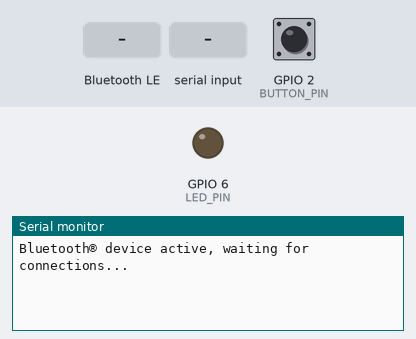
The sketch below on a simulated ESP32-S3. On the bench: output pins drawn as LEDs (lit = HIGH), the last lines printed to the serial monitor. The test bench sets the inputs (shaded band); at power-on: GPIO 2 (BUTTON_PIN) HIGH. Nothing arrives over Bluetooth unless stated; a phone connects over Bluetooth LE 3 s after start.

Above: at 1.2 s.
1.3 s: GPIO 2 (BUTTON_PIN) pulled LOW for 0.15 s
At 1.8 s:
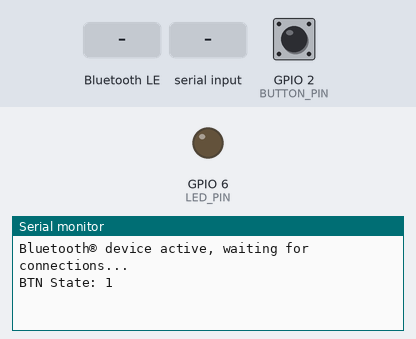
2.9 s: Bluetooth LE write "1" received
At 3.4 s:
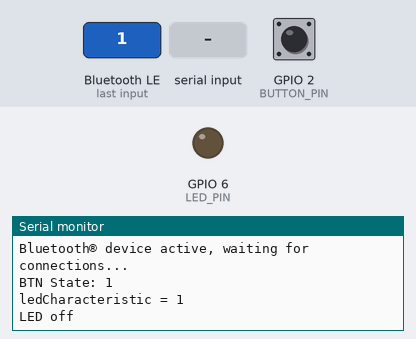
4.5 s: "1" received over Serial
At 5.9 s:
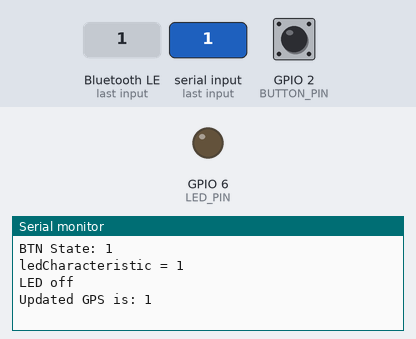
7.0 s: Bluetooth LE write "r" received
At 7.5 s:
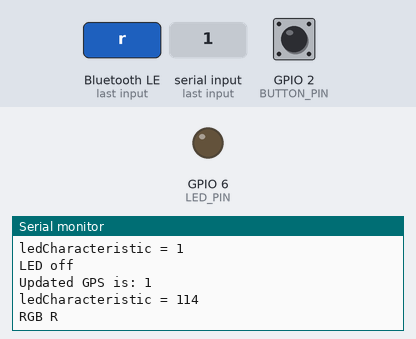
8.5 s: "r" received over Serial
At 10.4 s:
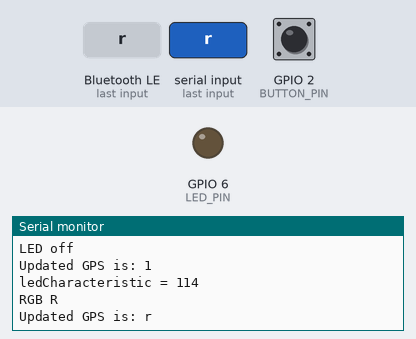
11.0 s: Bluetooth LE write "g" received
At 12.0 s:
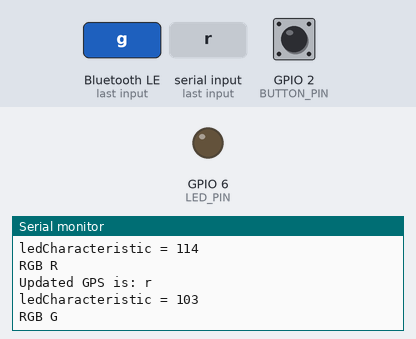

Measured:
- after the input at 1.3 s, the serial monitor: prints a new line after 0.11 s (image 1)
- after the input at 2.9 s, the serial monitor: prints a new line after 0.12 s (image 2)
- after the input at 4.5 s, the serial monitor: prints a new line after 1.0 s (image 3)
- after the input at 7.0 s, the serial monitor: prints a new line after 0.05 s (image 4)
- after the input at 8.5 s, the serial monitor: prints a new line after 1.0 s (image 5)
- after the input at 11.0 s, the serial monitor: prints a new line at once (image 6)

The sketch:

Esp32S3_Zero_BLE_BtnRGB.ino
```cpp
#include <ArduinoBLE.h>
#include <Adafruit_NeoPixel.h>

#define RGB_PIN    21   // GPIO pin connected to the RGB LED
#define NUM_LEDS   1    // Number of LEDs
#define BUTTON_PIN 2    // GPIO pin connected to the button
#define LED_PIN    6    // GPIO pin connected to the LED

Adafruit_NeoPixel strip = Adafruit_NeoPixel(NUM_LEDS, RGB_PIN, NEO_GRB + NEO_KHZ800);

// List of colors
uint32_t colors[] = {
  strip.Color(255, 0, 0),   // Red
  strip.Color(0, 255, 0),   // Green
  strip.Color(0, 0, 255),   // Blue
  strip.Color(255, 255, 0), // Yellow
  strip.Color(0, 255, 255), // Cyan
  strip.Color(255, 0, 255), // Magenta
  strip.Color(255, 255, 255), // White
  strip.Color(0, 0, 0)      // Off
};

int numColors = sizeof(colors) / sizeof(colors[0]);

bool t_red = false;
int currentColor = 0;                       // Tracks the current color index

// const int ledPin = LED_PIN;                 // set ledPin to on-board LED
// const int buttonPin = BUTTON_PIN;           // set buttonPin to digital pin 4

bool led_st = false, btn_st = false;                // initial led and Button state
bool lastButtonState = HIGH;                // Assume button is unpressed at startup
bool buttonState = HIGH;                    // Current button state

unsigned long lastDebounceTime = 0;         // The last time the button was toggled
unsigned long debounceDelay = 50;           // Debounce delay in milliseconds

String myGPS = "19.99,20.22";
String lastResult = "";                     // To track the last value

unsigned long lastNotifyTime = 0;           // To track the last notification time
const unsigned long notifyInterval = 1000;  // Interval in milliseconds

BLEService ledService("19B10010-E8F2-537E-4F6C-D104768A1214");
BLEByteCharacteristic ledCharacteristic("19B10011-E8F2-537E-4F6C-D104768A1214", BLERead | BLEWrite | BLENotify);
BLEByteCharacteristic buttonCharacteristic("19B10012-E8F2-537E-4F6C-D104768A1214", BLERead | BLENotify);
BLEStringCharacteristic functionResultCharacteristic("19B10013-E8F2-537E-4F6C-D104768A1214", BLERead | BLENotify, 50);

void setup() {
  Serial.begin(9600);
  pinMode(LED_PIN, OUTPUT);
  pinMode(BUTTON_PIN, INPUT_PULLUP);
  setColor(255,255,255);
  // BLE
  if (!BLE.begin()) {
    Serial.println("starting Bluetooth® Low Energy module failed!");
    while (1) {
      toggleRed();
    }
  }
  setColor(0, 255, 0);  // Green
  BLE.setLocalName("Frisbee");  // set the local name peripheral advertises
  BLE.setAdvertisedService(ledService); // set the UUID for the service this peripheral advertises:
  // add the characteristics to the service
  ledService.addCharacteristic(ledCharacteristic);
  ledService.addCharacteristic(buttonCharacteristic);
  ledService.addCharacteristic(functionResultCharacteristic);
  // add the service
  BLE.addService(ledService);
  ledCharacteristic.writeValue(led_st);
  buttonCharacteristic.writeValue(btn_st);
  functionResultCharacteristic.writeValue("Ready");
  BLE.advertise();  // start advertising
  Serial.println("Bluetooth® device active, waiting for connections...");
  setColor(0, 0, 255);  // Blue
}

void loop() {
  BLE.poll();   // poll for Bluetooth® Low Energy events
  if (Serial.available()){
    myGPS = Serial.readString();
    Serial.println("Updated GPS is: "+myGPS);
  }
  bool reading = digitalRead(BUTTON_PIN);
  if (reading != lastButtonState) {
    lastDebounceTime = millis();
  }
  if ((millis() - lastDebounceTime) > debounceDelay) {
    if (reading != buttonState) {
      buttonCharacteristic.writeValue(btn_st);
      buttonState = reading;
      if (buttonState == LOW) {
        btn_st = !btn_st; // Toggle the button's logical state
        Serial.println("BTN State: " + String(btn_st));
        onButtonPress();
      }
    }
  }
  lastButtonState = reading;
  //  Notify if GPS Change
  if (functionResultCharacteristic.subscribed()) {
    if (myGPS != lastResult) {
      lastResult = myGPS;
      functionResultCharacteristic.writeValue(myGPS);
      Serial.println("Sent function result via notification: " + myGPS);
    }
  }
  //  RGB control
  if (ledCharacteristic.written()) {
    Serial.print("ledCharacteristic = ");
    Serial.println(ledCharacteristic.value());
    // update LED, either central has written to characteristic or button state has changed
    char charBLE = ledCharacteristic.value();
    switch (charBLE) {
      case '1': Serial.println("LED on");
                digitalWrite(LED_PIN, HIGH);
                break;
      case 'r':
      case 'R': Serial.println("RGB R");
                setColor(0, 255, 0);
                break;
      case 'g':
      case 'G': Serial.println("RGB G");
                setColor(255, 0, 0);
                break;
      case 'b':
      case 'B': Serial.println("RGB B");
                setColor(0, 0, 255);
                break;
      case 'y':
      case 'Y': Serial.println("RGB Y");
                setColor(255, 255, 0);
                break;
      case 'c':
      case 'C':  Serial.println("RGB C");
                  setColor(255, 0, 255);
                  break;
      case 'm':
      case 'M':  Serial.println("RGB M");
                  setColor(0, 255, 255);
                  break;
      default:    Serial.println("LED off");
                  digitalWrite(LED_PIN, LOW);
                  break;
    }
  }
  delay(50);
}


void setColor(uint8_t red, uint8_t green, uint8_t blue) {
    strip.setPixelColor(0, strip.Color(red, green, blue));
    strip.show();
}

void onButtonPress() {
  // Button Press execution here
  myGPS = "GPS updated on Button press";
}

void toggleRed(){
  t_red = !t_red;
  if(t_red) {
    setColor(255, 0, 0); // Red
  } else {
    setColor(0, 0, 0);     // Off
  }
}
```
